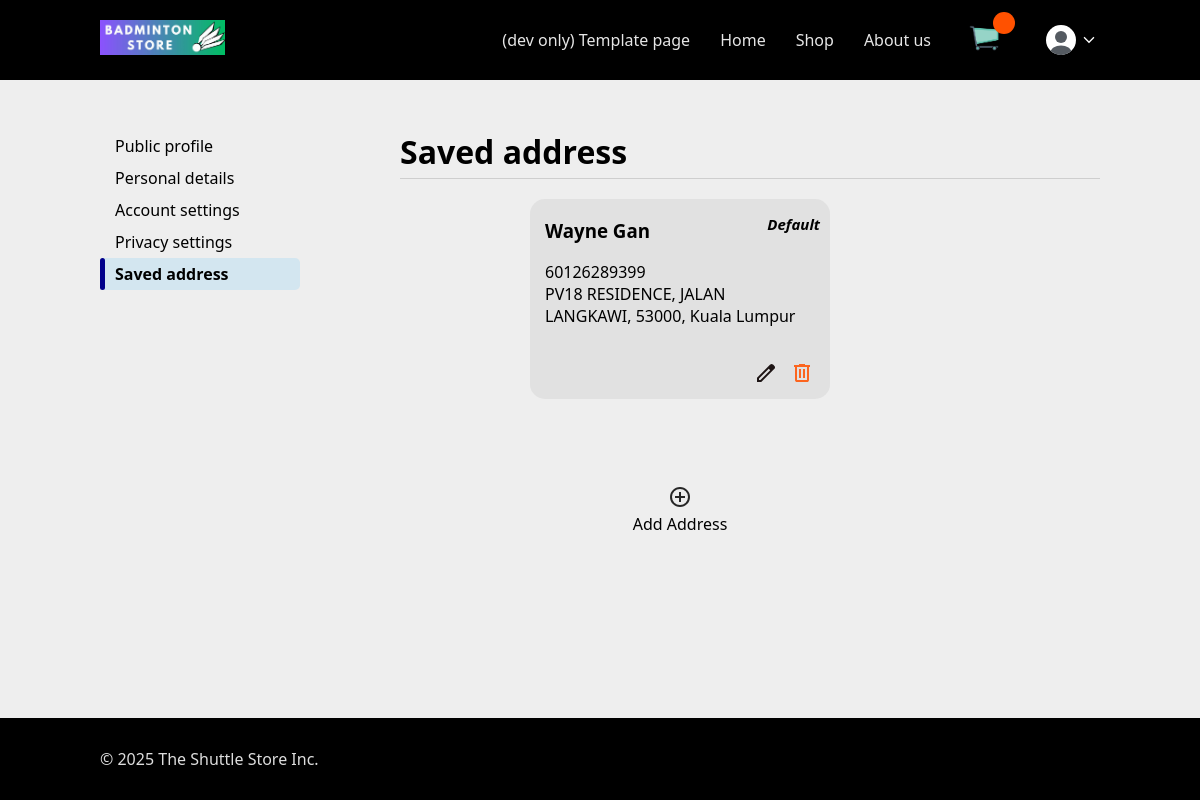
Before: /pages/user/address.php (signed in) with the older database file.
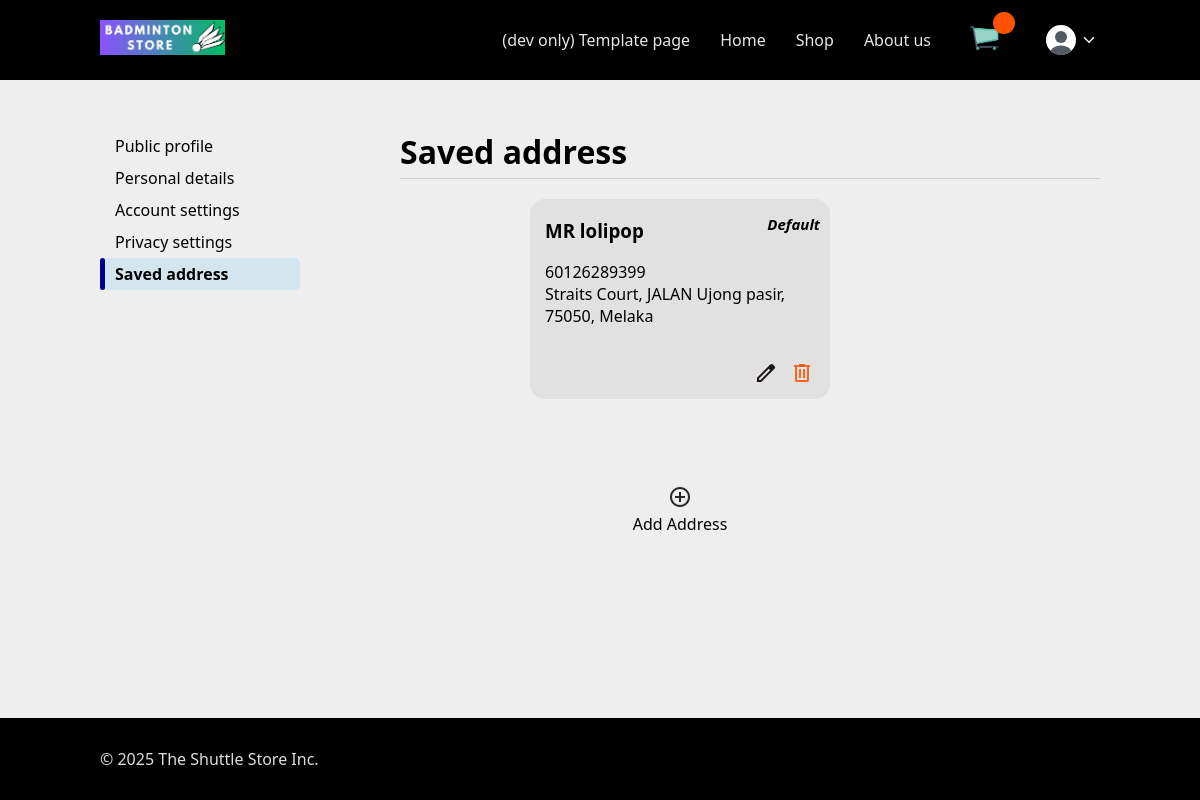
After: the same page with the newer database file.
### tables this page shows
CREATE TABLE `savedaddress` (
  `userID` int(11) NOT NULL,
  `address` varchar(200) NOT NULL,
  `phoneNo` varchar(15) NOT NULL,
  `name` varchar(40) NOT NULL,
  `defaultAdd` tinyint(1) NOT NULL DEFAULT 0,
  `addressIndex` int(11) NOT NULL
);

### pages/user/address.php (the view, shortened to what this page needs)
<?php
require '../../_base.php';
extract((array)$_user);
$userID = $_user->userID;
$stm2 = $_db->query("SELECT * FROM savedaddress WHERE userID = $userID order by defaultAdd desc")->fetchAll();
include '../../_head.php';
include 'profile_dynamic_navbar.php';
?>
<div class="main">
    <h1 class="heading"><?= $current_title ?></h1>
    <div class="container">
        <?php foreach($stm2 as $a): ?>
        <div class="card">
            <?php
            if($a->defaultAdd == 1){
                echo "<i>Default</i>";
            }
            ?>
            <h3><?= $a->name ?></h3>
            <span><?= $a->phoneNo ?></span>
            <span><?= $a->address ?></span>
            <div class="btncontainer">
                <button class="edit" data-card="<?= $a->addressIndex ?>"></button>
                <button class="delete" data-card="<?= $a->addressIndex ?>"></button>
            </div>
        </div>
        <?php endforeach ?>
        <div><button onclick="addAddress()"></button>
        <span>Add Address</span></div>
    </div>
</div>
<?php
include '../../_foot.php';

### pages/user/profile_dynamic_navbar.php
<?php
$paths = [
    'profile.php' => 'Public profile',
    'personal.php' => 'Personal details',
    'account.php' => 'Account settings',
    'privacy.php' => 'Privacy settings',
    'address.php' => 'Saved address',
    'editaddress.php' => 'Edit address'
];
$current_path = basename($_SERVER['PHP_SELF']);
$current_title = $paths[$current_path];
?>
<nav class="side-nav">
    <ul>
        <?php foreach ($paths as $path => $title): ?>
        <?php if ($path == "editaddress.php"){
            continue;
        }?>
        <li><a href="<?= $path ?>" <?php echo ($path == $current_path ? 'class="isActive"' : '') ?>><?= $title ?></a></li>
        <?php endforeach ?>
    </ul>
</nav>

Changed rows visible on the page:
removed savedaddress: defaultAdd "Default", name "Wayne Gan", phoneNo "60126289399", address "PV18 RESIDENCE, JALAN LANGKAWI, 53000, Kuala Lumpur"
added savedaddress: defaultAdd "Default", name "MR lolipop", phoneNo "60126289399", address "Straits Court, JALAN Ujong pasir, 75050, Melaka"
